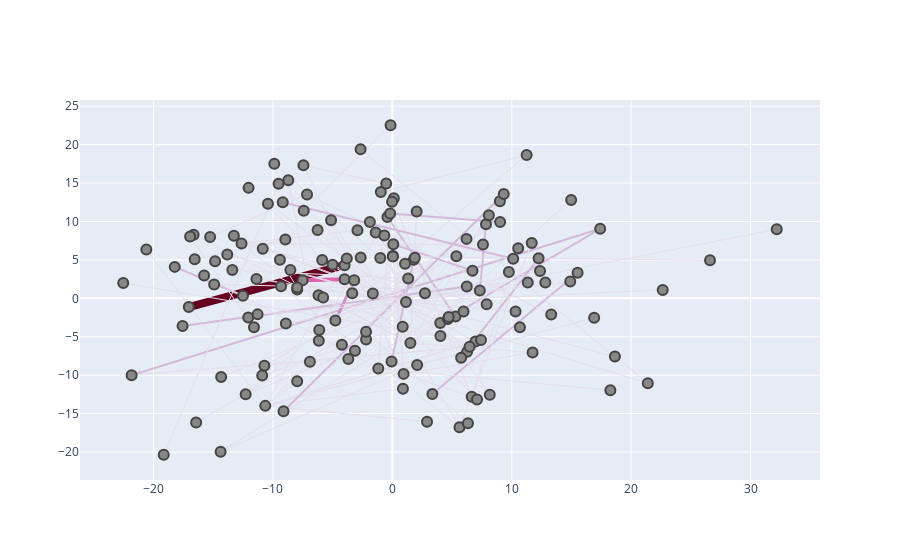

Here is the notebook cell this chart was saved with:
### Code cell
configure_plotly_browser_state()
plotNetwork(hashTagGraph)
